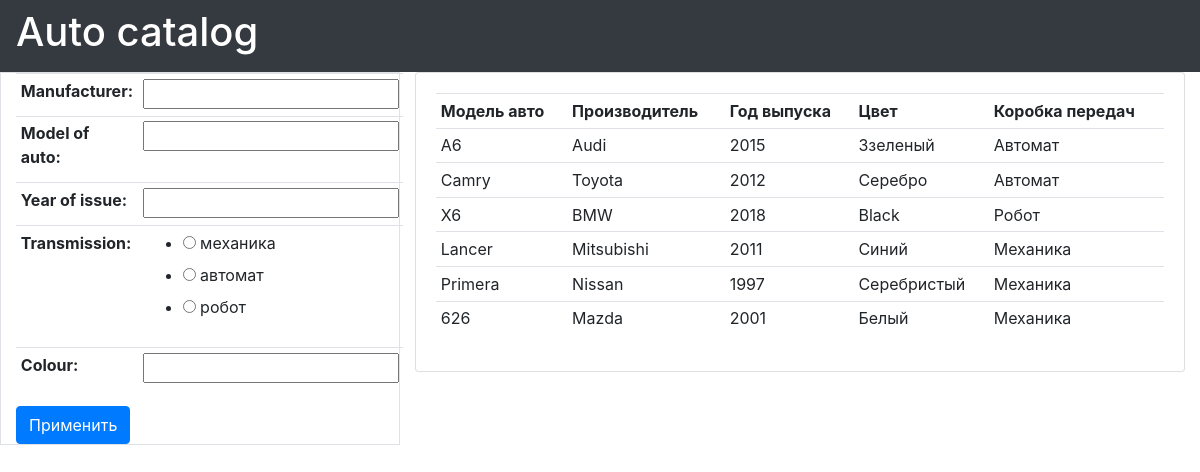
The page / on the database its author committed.
### catalog/models.py (models this page shows, shortened)
class Car(models.Model):
    manufacturer = models.CharField('Производитель', max_length=30, null=True)
    model_of_auto = models.CharField('Модель авто', max_length=40, null=True)
    year_of_issue = models.IntegerField('Год выпуска', default=timezone.now().year, null=True)
    transmission = models.SmallIntegerField('Коробка передач', choices=TRANSMISSION_TYPE, null=True)
    colour = models.CharField('Цвет', max_length=20, null=True)
    class Meta:
        verbose_name = 'Автомобиль'
        verbose_name_plural = 'Автомобили'

### catalog/views.py (the view, shortened to what this page needs)
# urls.py: path('', car_view, name='main'),
def car_view(request):
    form = CarForm()
    if not list(request.GET.items()):
        cars = Car.objects.all()
        return render(request, 'catalog/index.html', {'form': form, 'cars': cars})

### catalog/forms.py
class CarForm(forms.Form):
    manufacturer = forms.CharField(max_length=30)
    model_of_auto = forms.CharField(max_length=40)
    year_of_issue = forms.IntegerField()
    transmission = forms.IntegerField(widget=forms.RadioSelect(choices=TRANSMISSION_TYPE))
    colour = forms.CharField(max_length=20)

### catalog/templates/catalog/index.html (shortened to what this page needs)
<!doctype html>
<html lang="ru">
  <head>
    <link rel="stylesheet" href="https://stackpath.bootstrapcdn.com/bootstrap/4.4.1/css/bootstrap.min.css">
  </head>
  <body>
  <nav class="navbar navbar-expand-lg navbar-dark bg-dark">
    <h1  class='text-white'>Auto catalog</h1>
  </nav>
    <div class="container-fluid">
      <div class="row">
        <div class="col-4 border">
            <form method="get" id="filter">
                <table class="table table-sm">
                    {{ form.as_table }}
                </table>
                <input type="submit" class="btn btn-primary" value="Применить">
            </form>
        </div>
        <div class="col-md">
          <div class="card card-body">
            {% if cars %}
              <table class="table table-sm">
                <tr>
                  <th>Модель авто</th>
                  <th>Производитель</th>
                  <th>Год выпуска</th>
                  <th>Цвет</th>
                  <th>Коробка передач</th>
                </tr>
                {% for car in cars %}
                  <tr>
                    <td class="text-capitalize">{{car.model_of_auto}}</td>
                    <td class="text-capitalize">{{car.manufacturer}}</td>
                    <td class="text-capitalize">{{car.year_of_issue}}</td>
                    <td class="text-capitalize">{{car.colour}}</td>
                    <td class="text-capitalize">{{car.get_transmission_display}}</td>
                  </tr>
                {% endfor %}
              </table>
            {% else %}
              <h3>Авто в списке нету...</h3>
            {% endif %}
          </div>
        </div>
      </div>
    </div>
  </body>
</html>

### rows shown on the page
Car: model_of_auto "A6", manufacturer "Audi", year_of_issue "2015", colour "Ззеленый", transmission "Автомат"
Car: model_of_auto "Camry", manufacturer "Toyota", year_of_issue "2012", colour "Серебро", transmission "Автомат"
Car: model_of_auto "X6", manufacturer "BMW", year_of_issue "2018", colour "Black", transmission "Робот"
Car: model_of_auto "Lancer", manufacturer "Mitsubishi", year_of_issue "2011", colour "Синий", transmission "Механика"
Car: model_of_auto "Primera", manufacturer "Nissan", year_of_issue "1997", colour "Серебристый", transmission "Механика"
Car: model_of_auto "626", manufacturer "Mazda", year_of_issue "2001", colour "Белый", transmission "Механика"
